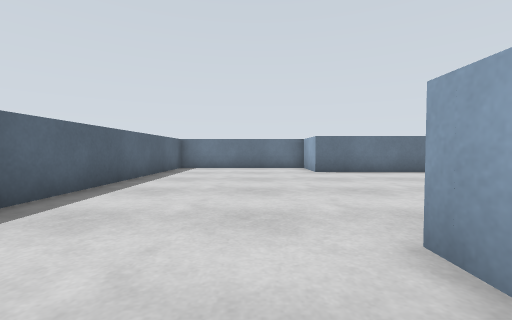
view 1 (above)

20 first-person views from a walk through a Gazebo world. The camera is 0.38 m above the floor, tilts 2° down and sees 90° across. The floor is counted in squares, 0.5 m on a side. Each view is taken from the middle of a square. On the plan, view 1 faces up. The plan holds only what a view shows up to about 9 squares ahead; the rest is blank. The place goes on beyond the plan.

view 2
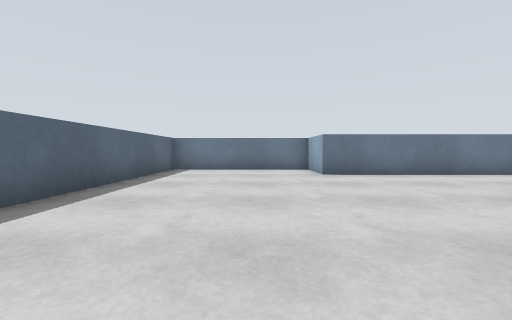

view 3
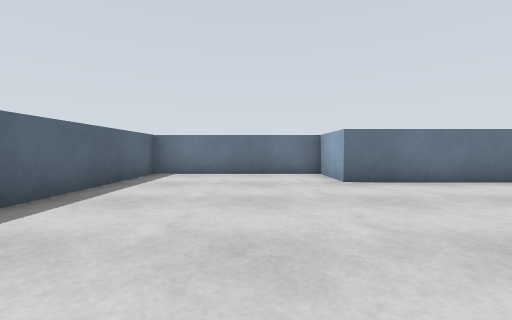

view 4
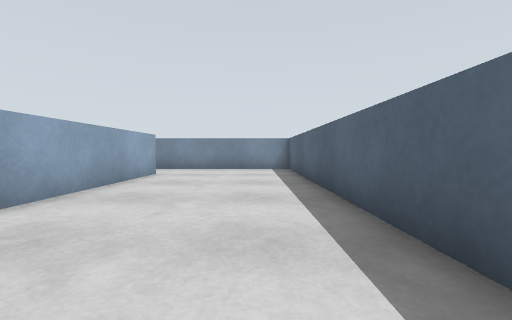

view 5
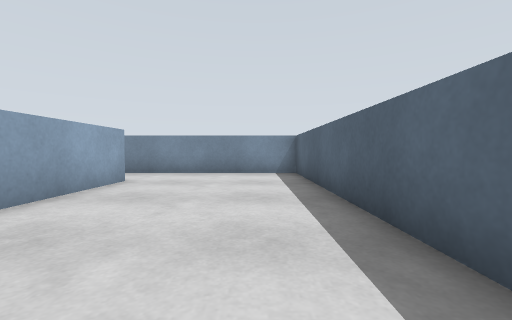

view 6
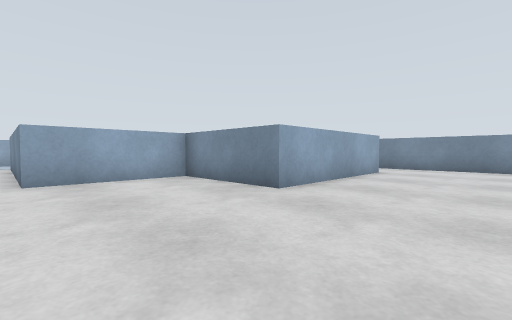

view 7
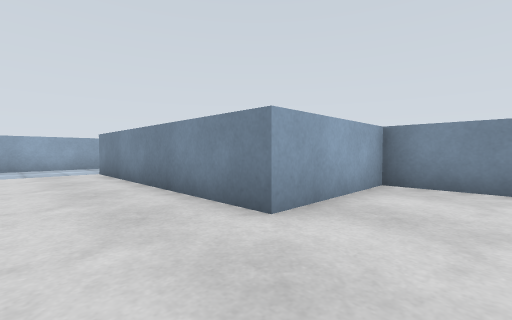

view 8
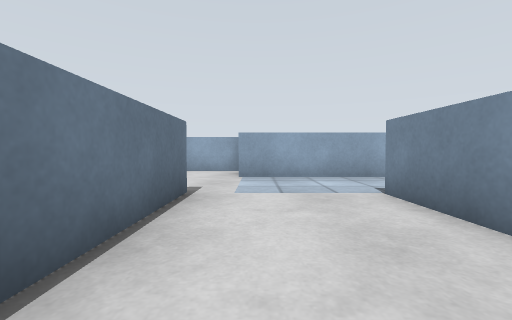

view 9
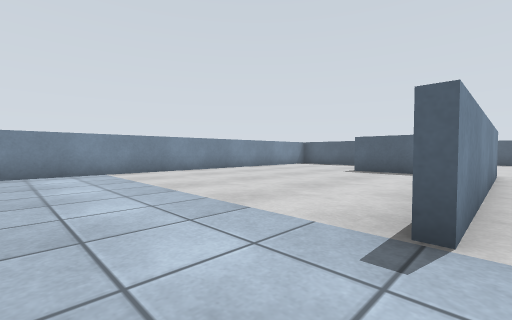

view 10
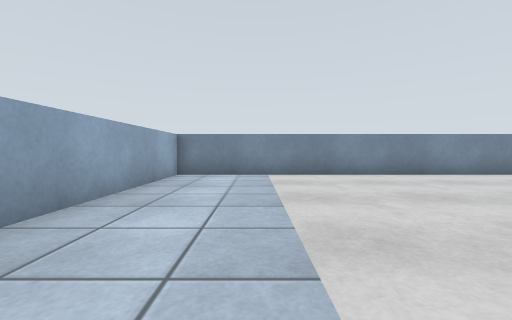

view 11
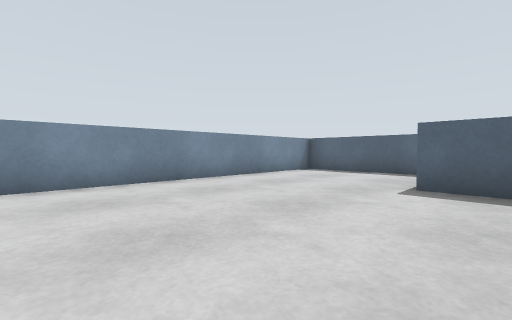

view 12
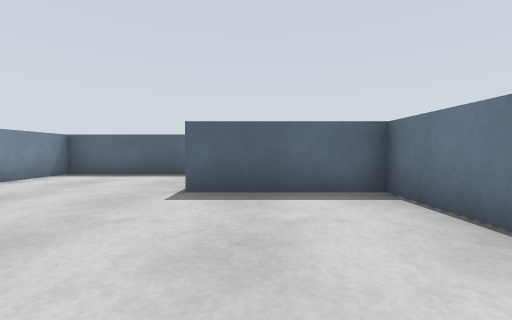

view 13
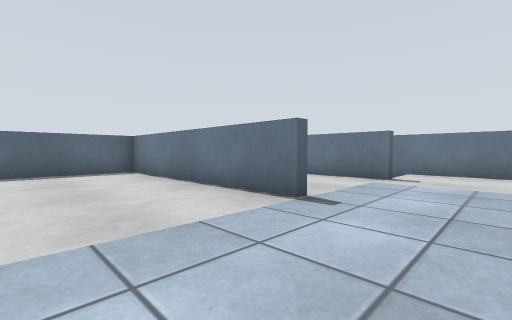

view 14
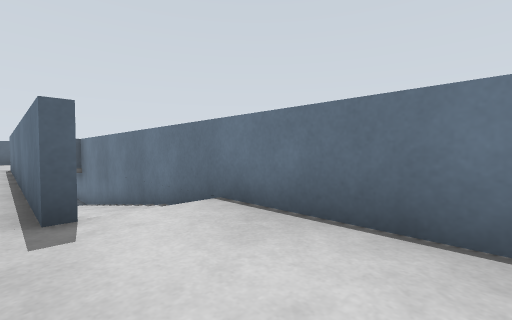

view 15
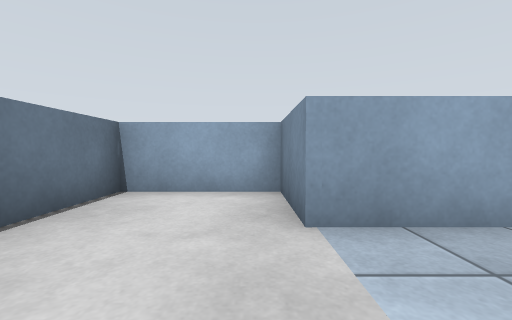

view 16
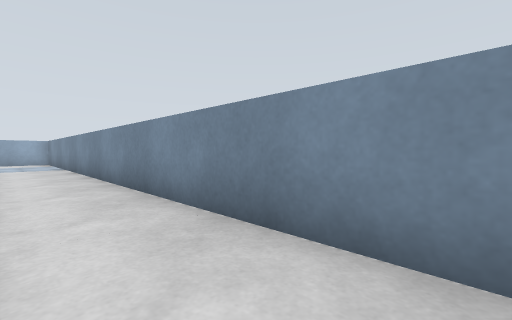

view 17
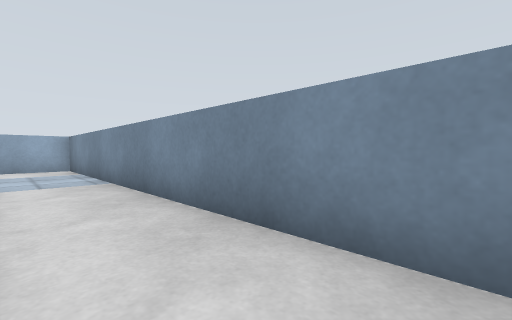

view 18
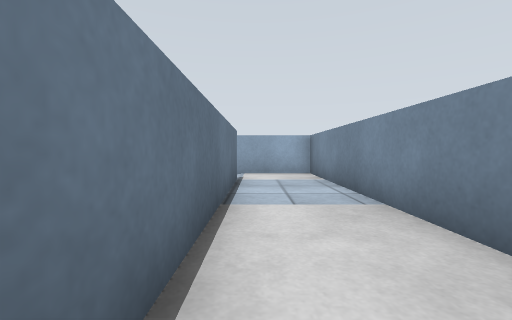

view 19
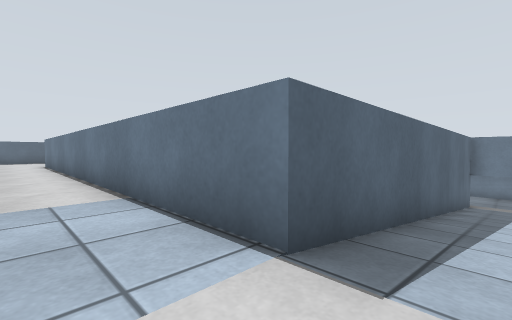

view 20
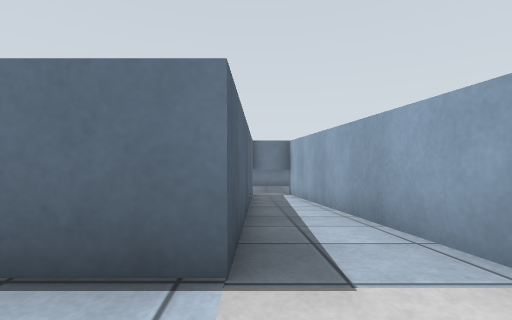

### Floor plan
Key: @ floor where view 1 was taken; # wall or solid block; . main floor; - floor 0.05 m lower than the main floor; _ floor 0.65 m lower than the main floor; / step, stairs or slope.
Columns run from 4 left of view 1 to 18 right of it. Each row starts with its distance up from view 1.
 12 #######   #############
 11 #.....#               #
 10 #.....##########      #
  9 #.................  . #
  8 #...................#
  7 #...................#_
  6 #...................#/
  5 #........########...#/
  4 #........#..........#/#
  3 #........#..........#/#
  2 #.....####..........#/#
  1 #.....#.............#/#
  0 #...@.#.............#/#
 -1 #.....#.............#/#
 -2 #.....#.............#/#
 -3 #.....###############-#
 -4 #.....................#
 -5 #.....................#
 -6 #######################

Where each view was taken, in squares from view 1:
view 1: 0 up, 0 right, facing up
view 2: 1 up, 0 right, facing up
view 3: 3 up, 0 right, facing up
view 4: 5 up, 2 left, facing down
view 5: 3 up, 2 left, facing down
view 6: 6 up, 2 left, facing down-right
view 7: 8 up, 3 right, facing down-right
view 8: 8 up, 8 right, facing right
view 9: 6 up, 15 right, facing down-left
view 10: 5 up, 13 right, facing down
view 11: 3 up, 11 right, facing down-left
view 12: 3 up, 10 right, facing left
view 13: 2 up, 15 right, facing up-left
view 14: 9 up, 16 right, facing up-left
view 15: 9 up, 13 right, facing right
view 16: 4 down, 0 right, facing down-right
view 17: 4 down, 6 right, facing down-right
view 18: 4 down, 9 right, facing right
view 19: 5 down, 17 right, facing up-left
view 20: 5 down, 16 right, facing up
